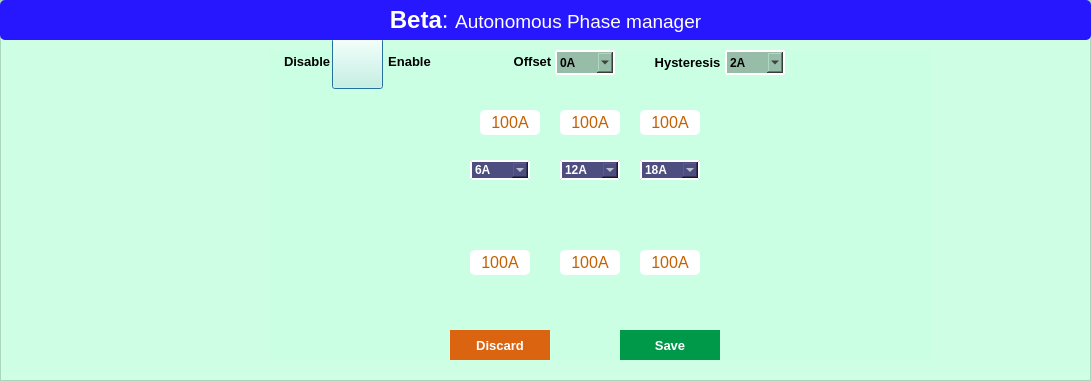
   <widget class="QFrame" name="frame_B">
    <property name="geometry">
     <rect>
      <x>0</x>
      <y>360</y>
      <width>1091</width>
      <height>381</height>
     </rect>
    </property>
    <property name="font">
     <font>
      <family>Arial</family>
     </font>
    </property>
    <property name="styleSheet">
     <string notr="true">background-color: rgba(201, 255, 226, 179);</string>
    </property>
    <property name="frameShape">
     <enum>QFrame::StyledPanel</enum>
    </property>
    <property name="frameShadow">
     <enum>QFrame::Raised</enum>
    </property>
    <widget class="QLabel" name="label_railB_main">
     <property name="geometry">
      <rect>
       <x>0</x>
       <y>0</y>
       <width>1091</width>
       <height>40</height>
      </rect>
     </property>
     <property name="font">
      <font>
       <family>Arial</family>
       <pointsize>18</pointsize>
      </font>
     </property>
     <property name="styleSheet">
      <string notr="true">background-color: rgb(38, 23, 255);
color: rgb(255, 255, 255);
border-radius:5px;</string>
     </property>
     <property name="text">
      <string>&lt;html&gt;&lt;head/&gt;&lt;body&gt;&lt;p&gt;&lt;span style=&quot; font-weight:600;&quot;&gt;Beta&lt;/span&gt;: &lt;span style=&quot; font-size:14pt;&quot;&gt;Autonomous Phase manager&lt;/span&gt;&lt;/p&gt;&lt;/body&gt;&lt;/html&gt;</string>
     </property>
     <property name="alignment">
      <set>Qt::AlignCenter</set>
     </property>
    </widget>
    <widget class="QComboBox" name="comboBox_offset_railB">
     <property name="geometry">
      <rect>
       <x>555</x>
       <y>50</y>
       <width>60</width>
       <height>25</height>
      </rect>
     </property>
     <property name="styleSheet">
      <string notr="true">QComboBox{
font: 75 10pt &quot;MS Shell Dlg 2&quot;;
color: black;

	background-color: rgb(151, 188, 168);
border-style:outset;
border-width:2px;
border-color:white;
font:bold;
border-radius:0px;
}

QListView {
background-color:lightgreen;
border-radius:0px;
}
</string>
     </property>
     <item>
      <property name="text">
       <string>0A</string>
      </property>
     </item>
     <item>
      <property name="text">
       <string>2A</string>
      </property>
     </item>
     <item>
      <property name="text">
       <string>4A</string>
      </property>
     </item>
     <item>
      <property name="text">
       <string>6A</string>
      </property>
     </item>
    </widget>
    <widget class="QLabel" name="label_hysteresisB">
     <property name="geometry">
      <rect>
       <x>655</x>
       <y>55</y>
       <width>65</width>
       <height>15</height>
      </rect>
     </property>
     <property name="font">
      <font>
       <family>Arial</family>
       <pointsize>10</pointsize>
       <weight>75</weight>
       <bold>true</bold>
      </font>
     </property>
     <property name="styleSheet">
      <string notr="true">color: rgb(0, 170, 127);
color: rgb(0, 0, 0);</string>
     </property>
     <property name="text">
      <string>Hysteresis</string>
     </property>
     <property name="alignment">
      <set>Qt::AlignCenter</set>
     </property>
    </widget>
    <widget class="QLabel" name="label_offsetB">
     <property name="geometry">
      <rect>
       <x>510</x>
       <y>55</y>
       <width>45</width>
       <height>13</height>
      </rect>
     </property>
     <property name="font">
      <font>
       <family>Arial</family>
       <pointsize>10</pointsize>
       <weight>75</weight>
       <bold>true</bold>
      </font>
     </property>
     <property name="styleSheet">
      <string notr="true">color: rgb(0, 170, 127);
color: rgb(0, 0, 0);</string>
     </property>
     <property name="text">
      <string>Offset</string>
     </property>
     <property name="alignment">
      <set>Qt::AlignCenter</set>
     </property>
    </widget>
    <widget class="QLabel" name="label_DisableB">
     <property name="geometry">
      <rect>
       <x>284</x>
       <y>55</y>
       <width>47</width>
       <height>13</height>
      </rect>
     </property>
     <property name="font">
      <font>
       <family>Arial</family>
       <pointsize>10</pointsize>
       <weight>75</weight>
       <bold>true</bold>
      </font>
     </property>
     <property name="styleSheet">
      <string notr="true">color: rgb(0, 170, 127);
color: rgb(0, 0, 0);</string>
     </property>
     <property name="text">
      <string>Disable</string>
     </property>
    </widget>
    <widget class="QPushButton" name="pushButton_Enable_APD_railB">
     <property name="geometry">
      <rect>
       <x>332</x>
       <y>38</y>
       <width>51</width>
       <height>51</height>
      </rect>
     </property>
     <property name="mouseTracking">
      <bool>true</bool>
     </property>
     <property name="tabletTracking">
      <bool>true</bool>
     </property>
     <property name="styleSheet">
      <string notr="true">QPushButton{
border-image: url(:/C:/Users/MukeshChaudhary/PycharmProjects/pythonProject/GUI_IMAGE/but0.png);
}


QPushButton::hover {
border-image: url(:/C:/Users/MukeshChaudhary/PycharmProjects/pythonProject/GUI_IMAGE/but0_hover.png);
	}
</string>
     </property>
     <property name="text">
      <string/>
     </property>
     <property name="checkable">
      <bool>true</bool>
     </property>
     <property name="default">
      <bool>true</bool>
     </property>
    </widget>
    <widget class="QLabel" name="label_EnableB">
     <property name="geometry">
      <rect>
       <x>387</x>
       <y>55</y>
       <width>45</width>
       <height>13</height>
      </rect>
     </property>
     <property name="font">
      <font>
       <family>Arial</family>
       <pointsize>10</pointsize>
       <weight>75</weight>
       <bold>true</bold>
      </font>
     </property>
     <property name="styleSheet">
      <string notr="true">color: rgb(0, 170, 127);
color: rgb(0, 0, 0);</string>
     </property>
     <property name="text">
      <string>Enable</string>
     </property>
     <property name="alignment">
      <set>Qt::AlignCenter</set>
     </property>
    </widget>
    <widget class="QComboBox" name="comboBox_hysteresis_railB">
     <property name="geometry">
      <rect>
       <x>725</x>
       <y>50</y>
       <width>60</width>
       <height>25</height>
      </rect>
     </property>
     <property name="styleSheet">
      <string notr="true">QComboBox{
font: 75 10pt &quot;MS Shell Dlg 2&quot;;
color: black;

	background-color: rgb(151, 188, 168);
border-style:outset;
border-width:2px;
border-color:white;
font:bold;
border-radius:0px;
}

QListView {
background-color:lightgreen;
border-radius:0px;
}
</string>
     </property>
     <item>
      <property name="text">
       <string>2A</string>
      </property>
     </item>
     <item>
      <property name="text">
       <string>3A</string>
      </property>
     </item>
     <item>
      <property name="text">
       <string>4A</string>
      </property>
     </item>
     <item>
      <property name="text">
       <string>6A</string>
      </property>
     </item>
    </widget>
    <widget class="QLabel" name="label_railB_arrow_img">
     <property name="geometry">
      <rect>
       <x>270</x>
       <y>50</y>
       <width>661</width>
       <height>311</height>
      </rect>
     </property>
     <property name="styleSheet">
      <string notr="true">image: url(:/C:/Users/MukeshChaudhary/PycharmProjects/pythonProject/GUI_IMAGE/horizontal_arrowB.png);</string>
     </property>
     <property name="text">
      <string/>
     </property>
    </widget>
    <widget class="QLabel" name="label_display23_railB">
     <property name="geometry">
      <rect>
       <x>560</x>
       <y>110</y>
       <width>60</width>
       <height>25</height>
      </rect>
     </property>
     <property name="font">
      <font>
       <pointsize>12</pointsize>
      </font>
     </property>
     <property name="styleSheet">
      <string notr="true">background-color: rgb(255, 255, 255);
color: rgb(195, 97, 0);
border-radius:5px;
</string>
     </property>
     <property name="text">
      <string>100A</string>
     </property>
     <property name="alignment">
      <set>Qt::AlignCenter</set>
     </property>
    </widget>
    <widget class="QComboBox" name="comboBox_railB_coarse12">
     <property name="geometry">
      <rect>
       <x>470</x>
       <y>160</y>
       <width>60</width>
       <height>20</height>
      </rect>
     </property>
     <property name="styleSheet">
      <string notr="true">QComboBox{
font: 75 8pt &quot;MS Shell Dlg 2&quot;;
color: white;
background-color: rgb(77, 77, 127);
border-style:outset;
border-width:2px;
border-color:white;
font:bold;
border-radius:0px;
}

QListView {
background-color:lightgreen;
border-radius:0px;
}
</string>
     </property>
     <item>
      <property name="text">
       <string>6A</string>
      </property>
     </item>
     <item>
      <property name="text">
       <string>8A</string>
      </property>
     </item>
     <item>
      <property name="text">
       <string>10A</string>
      </property>
     </item>
     <item>
      <property name="text">
       <string>12A</string>
      </property>
     </item>
     <item>
      <property name="text">
       <string>14A</string>
      </property>
     </item>
     <item>
      <property name="text">
       <string>16A</string>
      </property>
     </item>
     <item>
      <property name="text">
       <string>20A</string>
      </property>
     </item>
     <item>
      <property name="text">
       <string>22A</string>
      </property>
     </item>
    </widget>
    <widget class="QLabel" name="label_displayH34_railB">
     <property name="geometry">
      <rect>
       <x>640</x>
       <y>250</y>
       <width>60</width>
       <height>25</height>
      </rect>
     </property>
     <property name="font">
      <font>
       <pointsize>12</pointsize>
      </font>
     </property>
     <property name="styleSheet">
      <string notr="true">background-color: rgb(255, 255, 255);
color: rgb(195, 97, 0);
border-radius:5px;
</string>
     </property>
     <property name="text">
      <string>100A</string>
     </property>
     <property name="alignment">
      <set>Qt::AlignCenter</set>
     </property>
    </widget>
    <widget class="QLabel" name="label_displayH12_railB">
     <property name="geometry">
      <rect>
       <x>470</x>
       <y>250</y>
       <width>60</width>
       <height>25</height>
      </rect>
     </property>
     <property name="font">
      <font>
       <pointsize>12</pointsize>
      </font>
     </property>
     <property name="styleSheet">
      <string notr="true">background-color: rgb(255, 255, 255);
color: rgb(195, 97, 0);
border-radius:5px;
</string>
     </property>
     <property name="text">
      <string>100A</string>
     </property>
     <property name="alignment">
      <set>Qt::AlignCenter</set>
     </property>
    </widget>
    <widget class="QComboBox" name="comboBox_railB_coarse23">
     <property name="geometry">
      <rect>
       <x>560</x>
       <y>160</y>
       <width>60</width>
       <height>20</height>
      </rect>
     </property>
     <property name="styleSheet">
      <string notr="true">QComboBox{
font: 75 8pt &quot;MS Shell Dlg 2&quot;;
color: white;
background-color: rgb(77, 77, 127);
border-style:outset;
border-width:2px;
border-color:white;
font:bold;
border-radius:0px;
}

QListView {
background-color:lightgreen;
border-radius:0px;
}
</string>
     </property>
     <item>
      <property name="text">
       <string>12A</string>
      </property>
     </item>
     <item>
      <property name="text">
       <string>16A</string>
      </property>
     </item>
     <item>
      <property name="text">
       <string>20A</string>
      </property>
     </item>
     <item>
      <property name="text">
       <string>24A</string>
      </property>
     </item>
     <item>
      <property name="text">
       <string>28A</string>
      </property>
     </item>
     <item>
      <property name="text">
       <string>32A</string>
      </property>
     </item>
     <item>
      <property name="text">
       <string>40A</string>
      </property>
     </item>
     <item>
      <property name="text">
       <string>44A</string>
      </property>
     </item>
    </widget>
    <widget class="QLabel" name="label_displayH23_railB">
     <property name="geometry">
      <rect>
       <x>560</x>
       <y>250</y>
       <width>60</width>
       <height>25</height>
      </rect>
     </property>
     <property name="font">
      <font>
       <pointsize>12</pointsize>
      </font>
     </property>
     <property name="styleSheet">
      <string notr="true">background-color: rgb(255, 255, 255);
color: rgb(195, 97, 0);
border-radius:5px;
</string>
     </property>
     <property name="text">
      <string>100A</string>
     </property>
     <property name="alignment">
      <set>Qt::AlignCenter</set>
     </property>
    </widget>
    <widget class="QComboBox" name="comboBox_railB_coarse34">
     <property name="geometry">
      <rect>
       <x>640</x>
       <y>160</y>
       <width>60</width>
       <height>20</height>
      </rect>
     </property>
     <property name="styleSheet">
      <string notr="true">QComboBox{
font: 75 8pt &quot;MS Shell Dlg 2&quot;;
color: white;
background-color: rgb(77, 77, 127);
border-style:outset;
border-width:2px;
border-color:white;
font:bold;
border-radius:0px;
}

QListView {
background-color:lightgreen;
border-radius:0px;
}
</string>
     </property>
     <item>
      <property name="text">
       <string>18A</string>
      </property>
     </item>
     <item>
      <property name="text">
       <string>24A</string>
      </property>
     </item>
     <item>
      <property name="text">
       <string>30A</string>
      </property>
     </item>
     <item>
      <property name="text">
       <string>36A</string>
      </property>
     </item>
     <item>
      <property name="text">
       <string>42A</string>
      </property>
     </item>
     <item>
      <property name="text">
       <string>48A</string>
      </property>
     </item>
     <item>
      <property name="text">
       <string>60A</string>
      </property>
     </item>
     <item>
      <property name="text">
       <string>66A</string>
      </property>
     </item>
    </widget>
    <widget class="QLabel" name="label_display34_railB">
     <property name="geometry">
      <rect>
       <x>640</x>
       <y>110</y>
       <width>60</width>
       <height>25</height>
      </rect>
     </property>
     <property name="font">
      <font>
       <pointsize>12</pointsize>
      </font>
     </property>
     <property name="styleSheet">
      <string notr="true">background-color: rgb(255, 255, 255);
color: rgb(195, 97, 0);
border-radius:5px;
</string>
     </property>
     <property name="text">
      <string>100A</string>
     </property>
     <property name="alignment">
      <set>Qt::AlignCenter</set>
     </property>
    </widget>
    <widget class="QLabel" name="label_display12_railB">
     <property name="geometry">
      <rect>
       <x>480</x>
       <y>110</y>
       <width>60</width>
       <height>25</height>
      </rect>
     </property>
     <property name="font">
      <font>
       <pointsize>12</pointsize>
      </font>
     </property>
     <property name="styleSheet">
      <string notr="true">background-color: rgb(255, 255, 255);
color: rgb(195, 97, 0);
border-radius:5px;
</string>
     </property>
     <property name="text">
      <string>100A</string>
     </property>
     <property name="alignment">
      <set>Qt::AlignCenter</set>
     </property>
    </widget>
    <widget class="QPushButton" name="pushButton_save_railB">
     <property name="geometry">
      <rect>
       <x>620</x>
       <y>330</y>
       <width>100</width>
       <height>30</height>
      </rect>
     </property>
     <property name="font">
      <font>
       <pointsize>10</pointsize>
       <weight>75</weight>
       <bold>true</bold>
      </font>
     </property>
     <property name="focusPolicy">
      <enum>Qt::ClickFocus</enum>
     </property>
     <property name="styleSheet">
      <string notr="true">QPushButton{background-color: rgb(0, 153, 74);
color: rgb(255, 255, 255);
border:none;
}
QPushButton::hover{
border:2px solid green;
background-color:lightgreen;
}
</string>
     </property>
     <property name="text">
      <string>Save</string>
     </property>
     <property name="checkable">
      <bool>true</bool>
     </property>
     <property name="autoDefault">
      <bool>false</bool>
     </property>
    </widget>
    <widget class="QPushButton" name="pushButton_discard_railB">
     <property name="geometry">
      <rect>
       <x>450</x>
       <y>330</y>
       <width>100</width>
       <height>30</height>
      </rect>
     </property>
     <property name="font">
      <font>
       <pointsize>10</pointsize>
       <weight>75</weight>
       <bold>true</bold>
      </font>
     </property>
     <property name="focusPolicy">
      <enum>Qt::ClickFocus</enum>
     </property>
     <property name="styleSheet">
      <string notr="true">QPushButton{background-color: rgb(219, 100, 17);
color: rgb(255, 255, 255);
border:none;
}
QPushButton::hover{
border:2px solid red;
background-color: orange;
}
</string>
     </property>
     <property name="text">
      <string>Discard</string>
     </property>
     <property name="checkable">
      <bool>true</bool>
     </property>
    </widget>
    <zorder>label_railB_arrow_img</zorder>
    <zorder>comboBox_hysteresis_railB</zorder>
    <zorder>comboBox_offset_railB</zorder>
    <zorder>label_offsetB</zorder>
    <zorder>label_EnableB</zorder>
    <zorder>pushButton_Enable_APD_railB</zorder>
    <zorder>label_DisableB</zorder>
    <zorder>label_hysteresisB</zorder>
    <zorder>label_display23_railB</zorder>
    <zorder>comboBox_railB_coarse12</zorder>
    <zorder>label_displayH34_railB</zorder>
    <zorder>label_displayH12_railB</zorder>
    <zorder>comboBox_railB_coarse23</zorder>
    <zorder>label_displayH23_railB</zorder>
    <zorder>comboBox_railB_coarse34</zorder>
    <zorder>label_display34_railB</zorder>
    <zorder>label_display12_railB</zorder>
    <zorder>pushButton_save_railB</zorder>
    <zorder>pushButton_discard_railB</zorder>
    <zorder>label_railB_main</zorder>
   </widget>
